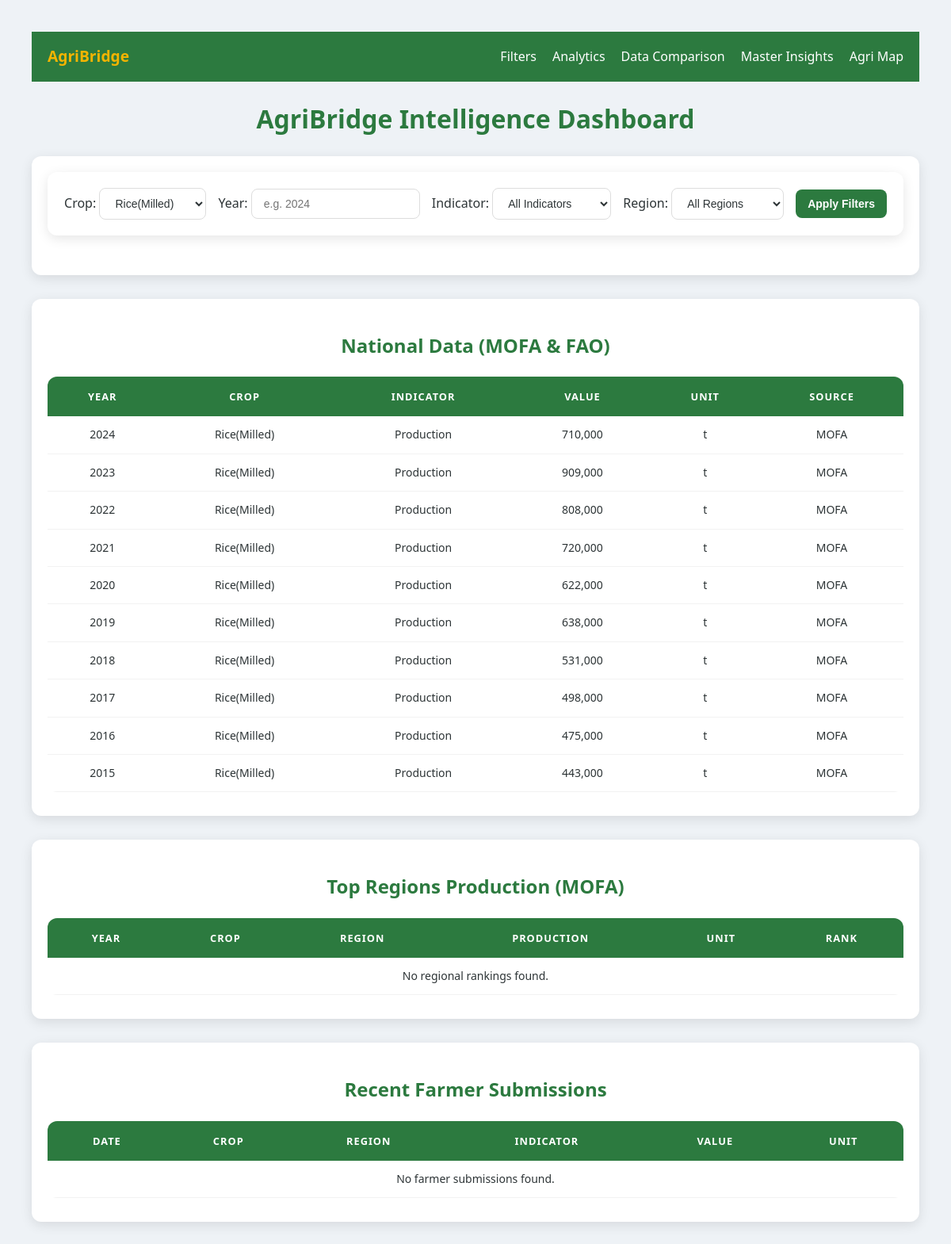
Page /index.php?crop=13 on the committed database.
### tables this page shows
CREATE TABLE `agricultural_data` (
  `id` int(11) NOT NULL,
  `crop_id` int(11) NOT NULL,
  `region_id` int(11) DEFAULT NULL,
  `year` int(11) NOT NULL,
  `indicator` varchar(100) NOT NULL,
  `value` decimal(15,2) NOT NULL,
  `unit` varchar(50) DEFAULT NULL,
  `source` varchar(50) DEFAULT NULL
);

CREATE TABLE `crops` (
  `id` int(11) NOT NULL,
  `crop_name` varchar(100) NOT NULL
);

### index.php (the view, shortened to what this page needs)
<?php
include 'db.php';
$crops_res = $conn->query("SELECT id, crop_name FROM crops ORDER BY crop_name");
$selected_crop = $_GET['crop'] ?? '';
$selected_year = $_GET['year'] ?? '';
?>
<!DOCTYPE html>
<html lang="en">
<head>
    <link rel="stylesheet" href="styles.css">
</head>
<body>
    <?php include 'nav.php'; ?>
    <h1>AgriBridge Intelligence Dashboard</h1>
    <div class="card">
        <form method="get" action="index.php">
            <div class="filter-group">
                <label>Crop:</label>
                <select name="crop">
                    <?php while($row = $crops_res->fetch_assoc()): ?>
                        <option value="<?php echo $row['id']; ?>" <?php if($selected_crop == $row['id']) echo "selected"; ?>>
                            <?php echo htmlspecialchars($row['crop_name']); ?>
                        </option>
                    <?php endwhile; ?>
                </select>
            </div>
            <div class="filter-group">
                <label>Year:</label>
                <input type="number" name="year" placeholder="e.g. 2024" value="<?php echo htmlspecialchars($selected_year); ?>">
            </div>
            <div class="filter-group">
                <label>Indicator:</label>
                <select name="indicator">
                    <option value="">All Indicators</option>
                </select>
            </div>
            <div class="filter-group">
                <label>Region:</label>
                <select name="region">
                    <option value="">All Regions</option>
                </select>
            </div>
            <input type="submit" value="Apply Filters" class="filter-btn">
        </form>
    </div>
    <?php
    $national_sql = "SELECT ad.year, c.crop_name, ad.indicator, ad.value, ad.unit, ad.source
                     FROM agricultural_data ad
                     JOIN crops c ON ad.crop_id = c.id
                     WHERE ad.region_id IS NULL";
    if($selected_crop) $national_sql .= " AND ad.crop_id = " . (int)$selected_crop;
    $national_res = $conn->query($national_sql . " ORDER BY ad.year DESC, c.crop_name LIMIT 100");
    $regions_sql = "SELECT tr.year, c.crop_name, r.region_name, tr.production, tr.unit, tr.rank_position
                    FROM top_regions_production tr
                    JOIN crops c ON tr.crop_id = c.id
                    JOIN regions r ON tr.region_id = r.id
                    WHERE 1";
    if($selected_crop) $regions_sql .= " AND tr.crop_id = " . (int)$selected_crop;
    $regions_res = $conn->query($regions_sql . " ORDER BY tr.year DESC, tr.rank_position ASC");
    $farmer_sql = "SELECT fs.created_at, c.crop_name, IFNULL(r.region_name,'N/A') as region_name, fs.indicator, fs.value, fs.unit
                   FROM farmer_submissions fs
                   JOIN crops c ON fs.crop_id = c.id
                   LEFT JOIN regions r ON fs.region_id = r.id
                   WHERE 1";
    if($selected_crop) $farmer_sql .= " AND fs.crop_id = " . (int)$selected_crop;
    $farmer_res = $conn->query($farmer_sql . " ORDER BY fs.created_at DESC");
    ?>
    <div class="card">
        <h2>National Data (MOFA & FAO)</h2>
        <div style="overflow-x: auto;">
            <table>
                <thead>
                    <tr>
                        <th>Year</th><th>Crop</th><th>Indicator</th><th>Value</th><th>Unit</th><th>Source</th>
                    </tr>
                </thead>
                <tbody>
                    <?php if($national_res && $national_res->num_rows > 0): ?>
                        <?php while($row = $national_res->fetch_assoc()): ?>
                            <tr>
                                <td><?php echo $row['year']; ?></td>
                                <td><?php echo htmlspecialchars($row['crop_name']); ?></td>
                                <td><?php echo htmlspecialchars($row['indicator']); ?></td>
                                <td><?php echo number_format($row['value']); ?></td>
                                <td><?php echo htmlspecialchars($row['unit']); ?></td>
                                <td><?php echo htmlspecialchars($row['source']); ?></td>
                            </tr>
                        <?php endwhile; ?>
                    <?php else: ?>
                        <tr><td colspan="6">No national data found matching filters.</td></tr>
                    <?php endif; ?>
                </tbody>
            </table>
        </div>
    </div>
    <div class="card">
        <h2>Top Regions Production (MOFA)</h2>
        <div style="overflow-x: auto;">
            <table>
                <thead>
                    <tr>
                        <th>Year</th><th>Crop</th><th>Region</th><th>Production</th><th>Unit</th><th>Rank</th>
                    </tr>
                </thead>
                <tbody>
                    <?php if($regions_res && $regions_res->num_rows > 0): ?>
                        <?php while($row = $regions_res->fetch_assoc()): ?>
                            <tr>
                                <td><?php echo $row['year']; ?></td>
                                <td><?php echo htmlspecialchars($row['crop_name']); ?></td>
                                <td><?php echo htmlspecialchars($row['region_name']); ?></td>
                                <td><?php echo number_format($row['production']); ?></td>
                                <td><?php echo htmlspecialchars($row['unit']); ?></td>
                                <td><strong>#<?php echo $row['rank_position']; ?></strong></td>
                            </tr>
                        <?php endwhile; ?>
                    <?php else: ?>
                        <tr><td colspan="6">No regional rankings found.</td></tr>
                    <?php endif; ?>
                </tbody>
            </table>
        </div>
    </div>
    <div class="card">
        <h2>Recent Farmer Submissions</h2>
        <div style="overflow-x: auto;">
            <table>
                <thead>
                    <tr>
                        <th>Date</th><th>Crop</th><th>Region</th><th>Indicator</th><th>Value</th><th>Unit</th>
                    </tr>
                </thead>
                <tbody>
                    <?php if($farmer_res && $farmer_res->num_rows > 0): ?>
                        <?php while($row = $farmer_res->fetch_assoc()): ?>
                            <tr>
                                <td><?php echo date('M d, Y', strtotime($row['created_at'])); ?></td>
                                <td><?php echo htmlspecialchars($row['crop_name']); ?></td>
                                <td><?php echo htmlspecialchars($row['region_name']); ?></td>
                                <td><?php echo htmlspecialchars($row['indicator']); ?></td>
                                <td><?php echo number_format($row['value']); ?></td>
                                <td><?php echo htmlspecialchars($row['unit']); ?></td>
                            </tr>
                        <?php endwhile; ?>
                    <?php else: ?>
                        <tr><td colspan="6">No farmer submissions found.</td></tr>
                    <?php endif; ?>
                </tbody>
            </table>
        </div>
    </div>
</body>
</html>

### styles.css (style rules this page uses)
:root { --primary-green: #2c7a3f; --light-green: #f0f8f2; --accent-gold: #f4b400; --text-dark: #2d3436; --bg-gray: #eef2f6; --white: #ffffff; --shadow: 0 4px 15px rgba(0, 0, 0, 0.1); --card-radius: 12px; }
body { font-family: 'Segoe UI', Roboto, Helvetica, Arial, sans-serif; background-color: var(--bg-gray); color: var(--text-dark); line-height: 1.6; margin: 0; padding: clamp(10px, 4vw, 40px); }
h1, h2 { color: var(--primary-green); text-align: center; font-weight: 700; }
form, .card, .chart-container, .container { background: var(--white); padding: 20px; border-radius: var(--card-radius); box-shadow: var(--shadow); margin-bottom: 30px; }
form { display: flex; flex-wrap: wrap; gap: 15px; justify-content: center; align-items: center; }
select, input[type="number"], .filter-btn { padding: 10px 15px; border: 1px solid #ddd; border-radius: 8px; font-size: 14px; background: var(--white); color: var(--text-dark); }
input[type="submit"], .filter-btn { background-color: var(--primary-green); color: white; border: none; cursor: pointer; font-weight: bold; transition: background 0.3s ease, transform 0.2s; }
table { border-collapse: separate; border-spacing: 0; width: 100%; background: var(--white); border-radius: var(--card-radius); overflow: hidden; margin-bottom: 10px; }
th { background-color: var(--primary-green); color: white; padding: 15px; text-transform: uppercase; font-size: 0.8rem; letter-spacing: 1px; border: none; }
td { padding: 12px 15px; border-bottom: 1px solid rgba(0,0,0,0.05); text-align: center; font-size: 14px; }

### rows in the picture
agricultural_data: year "2024", crop.crop_name "Rice(Milled)", indicator "Production", value "710,000", unit "t", source "MOFA"
agricultural_data: year "2023", crop.crop_name "Rice(Milled)", indicator "Production", value "909,000", unit "t", source "MOFA"
agricultural_data: year "2022", crop.crop_name "Rice(Milled)", indicator "Production", value "808,000", unit "t", source "MOFA"
agricultural_data: year "2021", crop.crop_name "Rice(Milled)", indicator "Production", value "720,000", unit "t", source "MOFA"
agricultural_data: year "2020", crop.crop_name "Rice(Milled)", indicator "Production", value "622,000", unit "t", source "MOFA"
agricultural_data: year "2019", crop.crop_name "Rice(Milled)", indicator "Production", value "638,000", unit "t", source "MOFA"
agricultural_data: year "2018", crop.crop_name "Rice(Milled)", indicator "Production", value "531,000", unit "t", source "MOFA"
agricultural_data: year "2017", crop.crop_name "Rice(Milled)", indicator "Production", value "498,000", unit "t", source "MOFA"
agricultural_data: year "2016", crop.crop_name "Rice(Milled)", indicator "Production", value "475,000", unit "t", source "MOFA"
agricultural_data: year "2015", crop.crop_name "Rice(Milled)", indicator "Production", value "443,000", unit "t", source "MOFA"

### other values in the picture
form field crop "Rice(Milled)"
